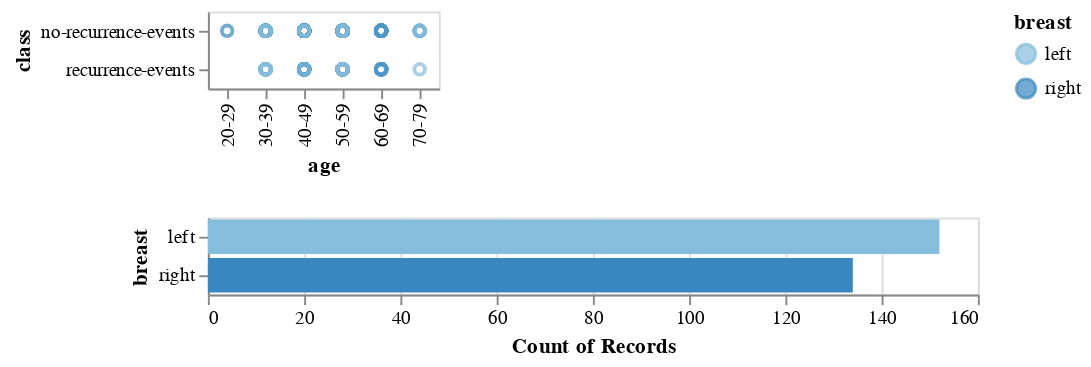

Write notebook code for a chart like this one.
### Code cell
points & bars

### Figure 1 — Vega-Lite specification as saved in the notebook (floating-point values rounded to 4 significant figures; data arrays with more than 128 entries replaced by an {"elided": "..."} marker saying what was removed)
{"config": {"view": {"continuousWidth": 400, "continuousHeight": 300}}, "vconcat": [{"mark": "point", "encoding": {"color": {"condition": {"type": "ordinal", "field": "breast", "selection": "selector001"}, "value": "green"}, "x": {"type": "nominal", "field": "age"}, "y": {"type": "ordinal", "field": "class"}}, "selection": {"selector001": {"type": "interval"}}}, {"mark": "bar", "encoding": {"color": {"type": "nominal", "field": "breast"}, "x": {"type": "ordinal", "aggregate": "count", "field": "breast"}, "y": {"type": "ordinal", "field": "breast"}}, "transform": [{"filter": {"selection": "selector001"}}]}], "data": {"name": "data-f13bc638e99b5f68701dde03dc31f810"}, "$schema": "https://vega.github.io/schema/vega-lite/v4.8.1.json", "datasets": {"data-f13bc638e99b5f68701dde03dc31f810": {"elided": "286 records"}}}
